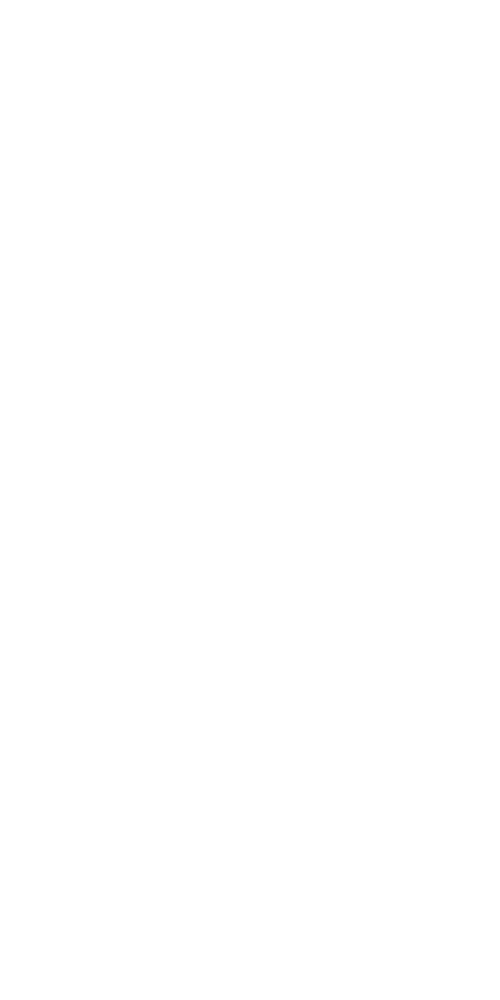
Frame 1 (no input)
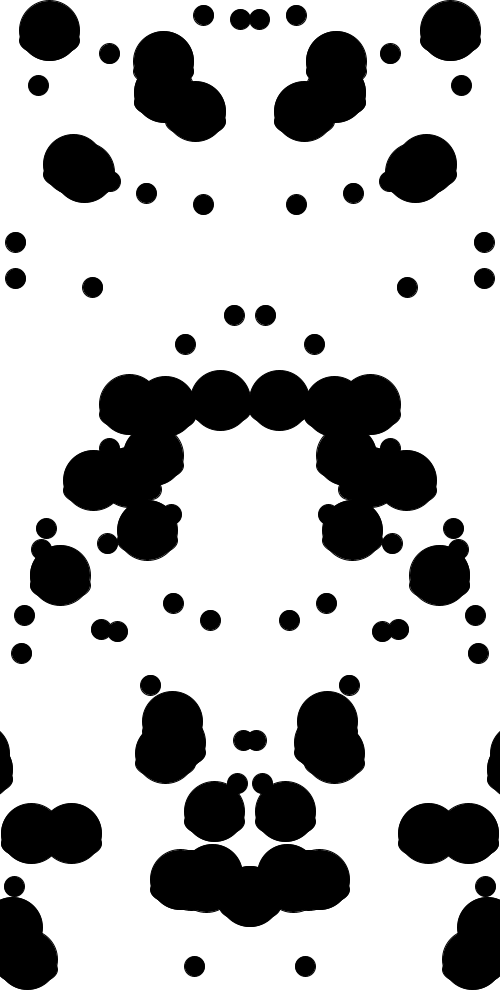
Frame 60 (the mouse pressed at the canvas centre just before this capture)
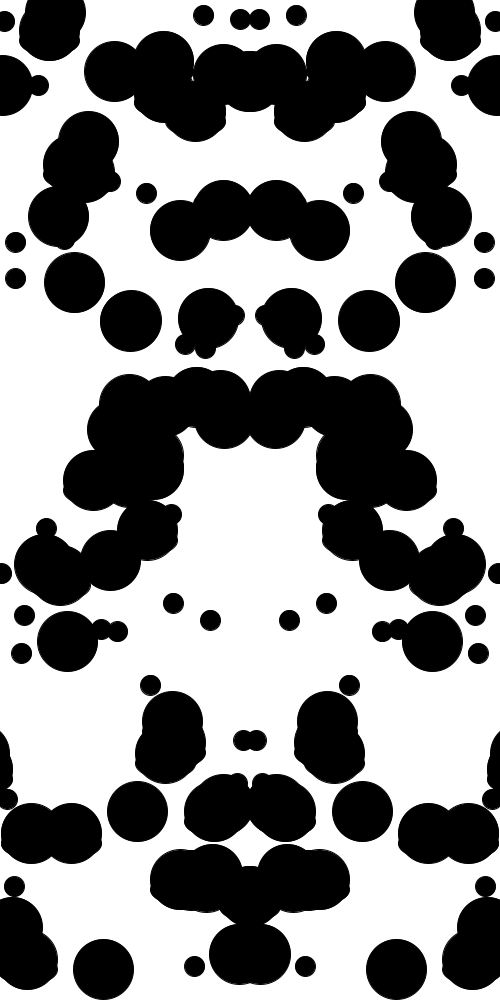
Frame 120 (the mouse held since frame 60 and released just before this capture)

The Processing sketch that drew these frames (run headless with seeded random() and noise(); from frame 60 on, the mouse is pressed at the canvas centre):

// Processing sketch: processing_24746
// ── processing_24746.pde

//import processing.pdf.*;


float x;
float y;
float x1;
float y1;
void setup(){
  
  size(500,1000);
  // beginRecord(PDF,"rorscachink.pdf");
  background(255);
  
  
}
int r =0;
int i =0;
void draw(){
  
  if(r<150){
x=random(0,1000);
y=random(0,1000);
x1=random(0,1000);
y1=random(0,1000);
stroke(0);
fill(0);
ellipse(x,y,60,60);
ellipse(width-x,y,60,60);

r=r+1;}
if(i<70){
 
   stroke(0);
  fill(0);
ellipse(x,y+10,60,30);
ellipse(width-x,y+10,60,30);

ellipse(x1,y1,20,20);
ellipse(width-x1,y1,20,20);
i=i+1; 
//endRecord();
}
}
